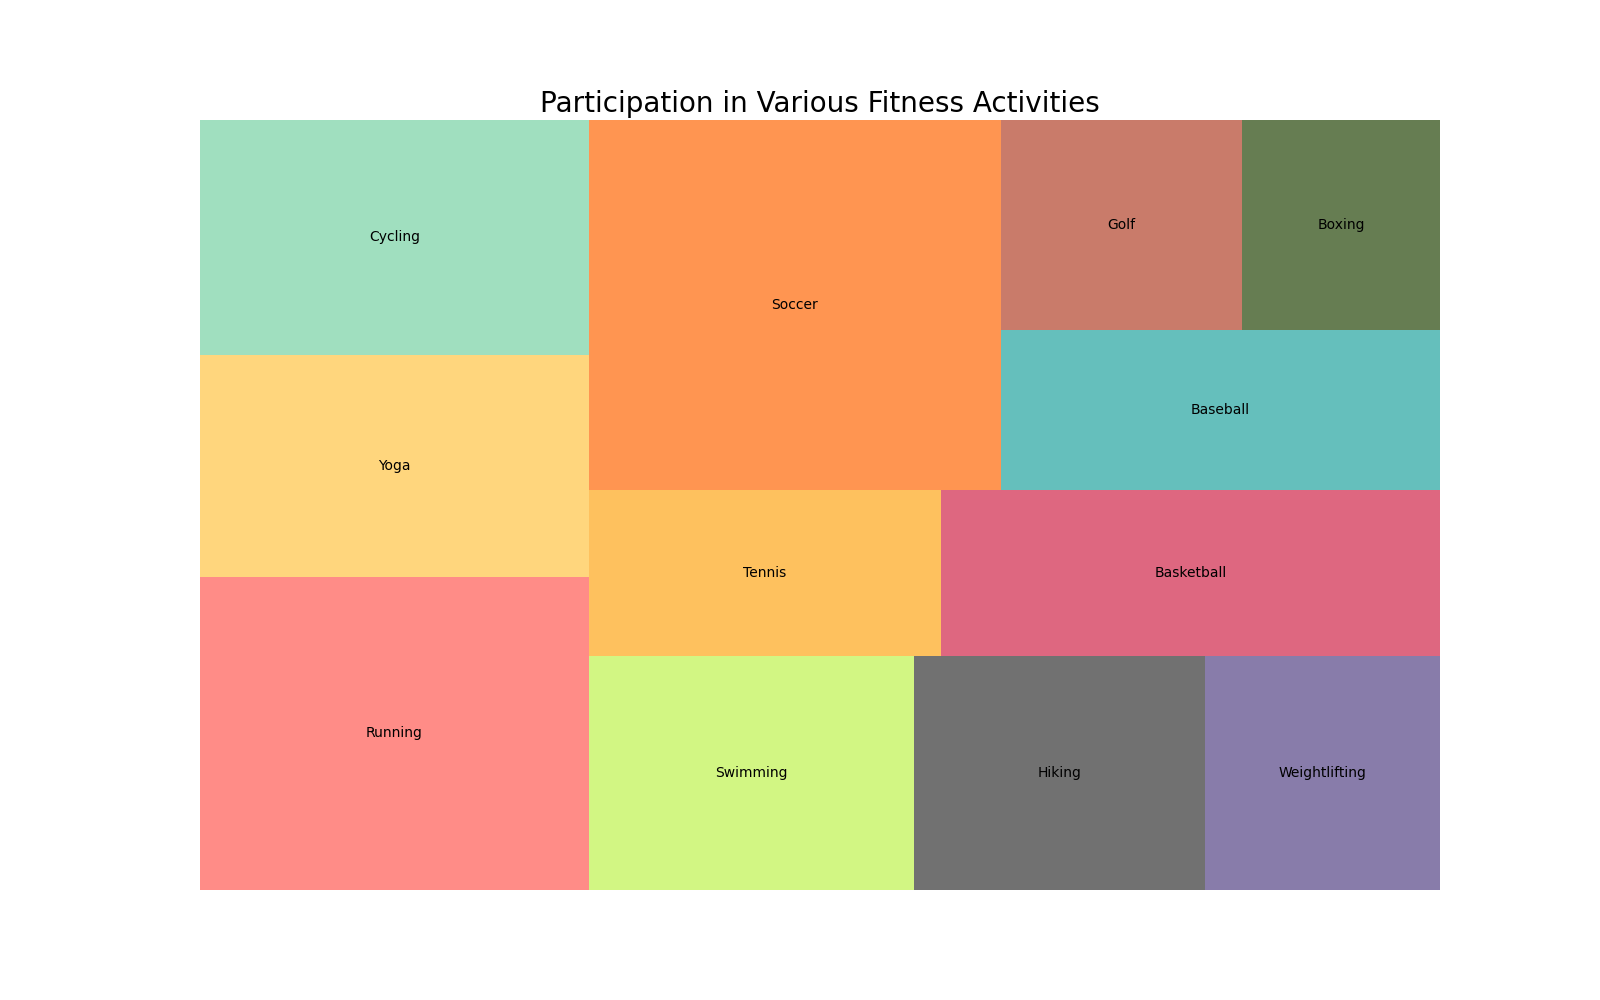

Generate this figure with Python:

import seaborn as sns
import matplotlib.pyplot as plt
import pandas as pd
import squarify

# Data
data = {
    'Activity': ['Running', 'Yoga', 'Cycling', 'Swimming', 'Hiking', 'Weightlifting', 'Tennis', 'Basketball', 
                 'Soccer', 'Baseball', 'Golf', 'Boxing'],
    'Participants': [12000, 8500, 9000, 7500, 6700, 5400, 5800, 8200, 15000, 6900, 5000, 4100]
}

# Create a DataFrame
df = pd.DataFrame(data)

# Plot
plt.figure(figsize=(16, 10))
colors = ["#ff6f69", "#ffcc5c", "#88d8b0", "#c7f464", "#4e4e4e", "#6b5b95", "#feb236", "#d64161", "#ff7b25", "#3fb0ac", "#bc5a45", "#405d27"]
squarify.plot(sizes=df['Participants'], label=df['Activity'], alpha=0.8, color=colors)
plt.title('Participation in Various Fitness Activities', fontsize=20)
plt.axis('off')
plt.show()
